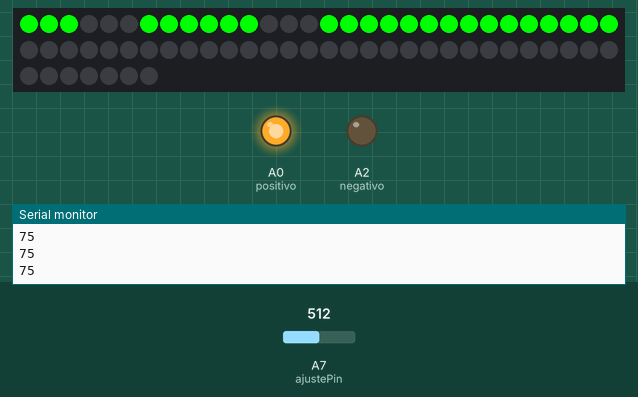
A sketch run on a simulated Arduino Nano, built with avr-gcc and run on an emulated ATmega328P. Shown: 67 RGB LEDs in strip order, left to right, continuing on the next row, output pins drawn as LEDs (lit = HIGH), the last lines printed to the serial monitor. Inputs (shaded band) come from the test bench; at power-on: A7 (ajustePin) = 512.

Above: at 2.0 s.
2.1 s: A7 (ajustePin) set to 716
At 3.5 s:
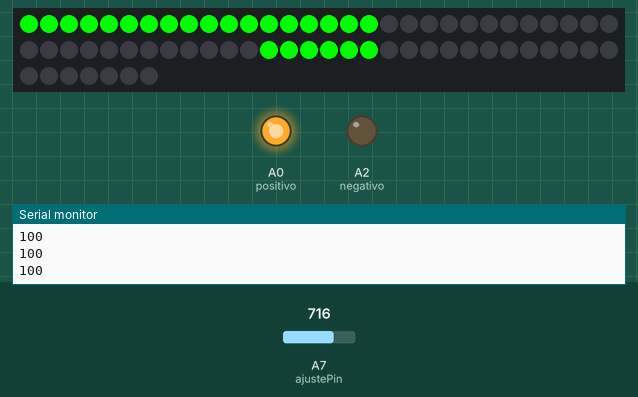
At 4.9 s:
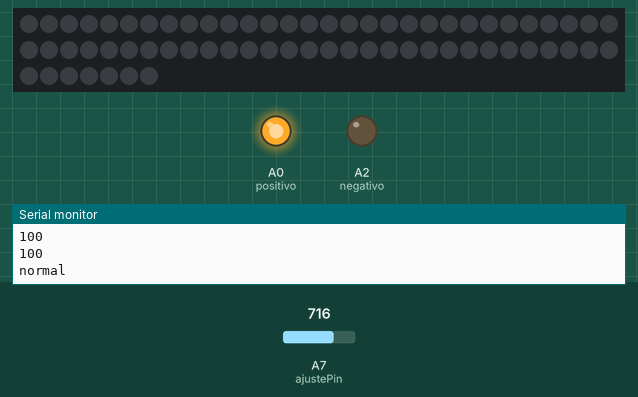
5.1 s: A7 (ajustePin) set to 900
At 5.9 s:
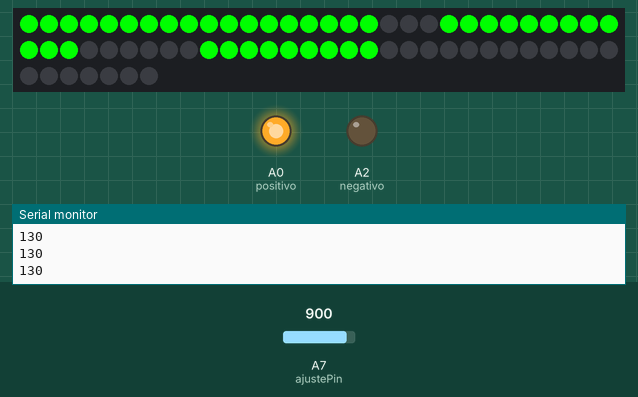
8.1 s: A7 (ajustePin) set to 1023
Timing chart, 0 to 11.1 s (numbered marks = the images above; inputs shaded):
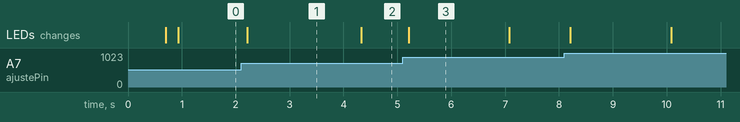

Measured:
- after the input at 2.1 s, the LEDs: change after 0.11 s (image 1)
- after the input at 5.1 s, the LEDs: change after 0.11 s (image 3)
- what the display in image 1 shows lasts 2.1 s, from 2.2 s to 4.3 s
- what the display in image 3 shows lasts 1.9 s, from 5.2 s to 7.1 s

The sketch:

Lombada_eletronica.ino
```cpp
//////////////////////////////////////////////////////////////////////////////////////////////////////////////
//                                        Lombada eletrônica
//
//   build 18/03/2025 by Raul
//  v0.7
//  Arduino IDE 2.3.3
//  platform = atmelavr
//  board = nanoatmega328
//  framework = Arduino IDE 2.3.3
//       @site:www.autorobotica.sp@gmail.com
//       @email: raulstar3@gmail.com ,
//       www.linkedin.com/in/raulstar/, Instagram: @raulstar3,github.com/raulstar
//
//  consiste em um radar de microondas LDS 306s de  21,1 GHz, e se comunica com o Arduino NANO atmega328p via interface RS 485,
//  usando uma fita LED interessada ws2811, são emulados um display de 7 segmento que exibe a velocidade.
//////////////////////////////////////////////////////////////////////////////////////////////////////////////
// mapeamento de hardware
#include <SoftwareSerial.h>  //1.0
#include <FastLED.h>         //FastLED 3.9.15
#define NUM_LEDS 67
#define DATA_PIN 4
#define um 3
#define alerta 2
#define positivo A0
#define ajustePin A7
#define negativo A2

//////////////////////////////////////////////////////////////////////////////////////////////////////////////
// macros
#define petenciometroVelocMax analogRead(ajustePin)
#define potenciometro5v digitalWrite(positivo, HIGH)
#define potenciometroGND digitalWrite(negativo, LOW)

//////////////////////////////////////////////////////////////////////////////////////////////////////////////
// variáveis
int vermelho = 0;
int verde = 0;
int azul = 255;
int velocidade_varre = 0;
int comtador;
char seguimento;
int brilho = 255;
int velocidade_minima = 1;
int velocidade_maxima = 160;
unsigned long limpaDisplay = 8000;
int contagem = 0;
int leitura = 0;
int dado = 0;
int velocidade = 0;
unsigned long tempo = 0;
const unsigned long reinicioContagem = 500;

CRGB leds[NUM_LEDS];
SoftwareSerial mySerial(3, 2);

//////////////////////////////////////////////////////////////////////////////////////////////////////////////
// prototipo Funções
void Unidade(int nun);
void Decodifica(int numero);
void Seguimento(bool multiplo, char s);
void contaTempo(int _tempo);
void Numero(int);
void Radar(void);
bool Manual(void);
void Envia(void);
void teste(void);
void CalculaVelocidade(int _leitura, int _reinicioContagem, int _contagem);
void corDoDisplay(int velocidade, int _tempo);

//////////////////////////////////////////////////////////////////////////////////////////////////////////////
// Confiruração
void setup() {
  pinMode(positivo, OUTPUT);
  pinMode(ajustePin, INPUT);
  pinMode(negativo, OUTPUT);

  potenciometro5v;
  potenciometroGND;

  FastLED.addLeds<WS2811, DATA_PIN>(leds, NUM_LEDS);
  FastLED.setBrightness(brilho);
  mySerial.begin(9600);
  Serial.begin(115200);
  Serial.println("Pronto");
  Decodifica(188);
  delay(500);
  vermelho = 0, verde = 0, azul = 0;
  FastLED.clear();
  Decodifica(0);


  //     for (int i = 0; i <120; i++) {
  //     FastLED.clear();
  //     Decodifica(i);
  //     Serial.println(i);
  //     delay(5);
  //   }
}

//////////////////////////////////////////////////////////////////////////////////////////////////////////////
// Loop Principal
void loop() {
  //vermelho = 255, verde = 0, azul = 0;
  //Seguimento(1, 'h');
  corDoDisplay(velocidade, tempo);
  Radar();
  contaTempo(tempo);
  if (tempo > limpaDisplay) {
    CalculaVelocidade(leitura, reinicioContagem, contagem);
  }
  //Serial.println(tempo);
}

//////////////////////////////////////////////////////////////////////////////////////////////////////////////
//Funçoes
void Seguimento(int multiplo, char s) {
  int digito = 0;

  if (multiplo >= 1) digito = 21;
  switch (s) {

    case 'a':
      for (int i = 0; i < 3; i++) {
        leds[i + digito] = CRGB(vermelho, verde, azul);
        //Serial.print(i);
        FastLED.show();
        delay(velocidade_varre);
      }
      break;

    case 'b':
      for (int i = 3; i < 6; i++) {
        leds[i + digito] = CRGB(vermelho, verde, azul);
        //Serial.print(i);
        FastLED.show();
        delay(velocidade_varre);
      }
      break;

    case 'c':
      for (int i = 6; i < 9; i++) {
        leds[i + digito] = CRGB(vermelho, verde, azul);
        FastLED.show();
        //delay(velocidade_varre);
      }
      break;
    case 'd':
      for (int i = 9; i < 12; i++) {
        leds[i + digito] = CRGB(vermelho, verde, azul);
        FastLED.show();
        delay(velocidade_varre);
      }
      break;
    case 'e':
      for (int i = 12; i < 15; i++) {
        leds[i + digito] = CRGB(vermelho, verde, azul);
        FastLED.show();
        delay(velocidade_varre);
      }
      break;
    case 'f':
      for (int i = 15; i < 18; i++) {
        leds[i + digito] = CRGB(vermelho, verde, azul);
        FastLED.show();
        delay(velocidade_varre);
      }
      break;
    case 'g':
      for (int i = 18; i < 21; i++) {
        leds[i + digito] = CRGB(vermelho, verde, azul);
        FastLED.show();
        delay(velocidade_varre);
      }
      break;
    case 'h':
      for (int i = 42; i < 48; i++) {  //  for (int i = 42; i < 51; i++) {
        leds[i + digito] = CRGB(vermelho, verde, azul);
        FastLED.show();
        delay(velocidade_varre);
      }
      break;
  }
}
//////////////////////////////////////////////////////////////////////////////////////////////////////////////
//
void Decodifica(int numero) {
  int multiplo = 0;
  int varredura = 2;
  int centena = 0;
  if (numero > 99) {
    numero = numero - 100;
    centena = 1;
  }
  //Serial.println(numero);
  int dezena = numero / 10;
  int unidade = numero % 10;

  numero = unidade;

  for (int i = 0; i < (varredura + 1); i++) {
    //int digito = unidade;
    switch (numero) {
      case 0:
        Seguimento(multiplo, 'a');
        Seguimento(multiplo, 'b');
        Seguimento(multiplo, 'c');
        Seguimento(multiplo, 'd');
        Seguimento(multiplo, 'e');
        Seguimento(multiplo, 'f');
        FastLED.show();
        break;
      case 1:
        Seguimento(multiplo, 'b');
        Seguimento(multiplo, 'c');
        FastLED.show();
        break;
      case 2:
        Seguimento(multiplo, 'a');
        Seguimento(multiplo, 'b');
        Seguimento(multiplo, 'd');
        Seguimento(multiplo, 'e');
        Seguimento(multiplo, 'g');
        FastLED.show();
        break;
      case 3:
        Seguimento(multiplo, 'a');
        Seguimento(multiplo, 'b');
        Seguimento(multiplo, 'c');
        Seguimento(multiplo, 'd');
        Seguimento(multiplo, 'g');
        FastLED.show();
        break;
      case 4:
        Seguimento(multiplo, 'b');
        Seguimento(multiplo, 'c');
        Seguimento(multiplo, 'f');
        Seguimento(multiplo, 'g');
        FastLED.show();
        break;
      case 5:
        Seguimento(multiplo, 'a');
        Seguimento(multiplo, 'c');
        Seguimento(multiplo, 'd');
        Seguimento(multiplo, 'f');
        Seguimento(multiplo, 'g');
        FastLED.show();
        break;
      case 6:
        Seguimento(multiplo, 'a');
        Seguimento(multiplo, 'c');
        Seguimento(multiplo, 'd');
        Seguimento(multiplo, 'e');
        Seguimento(multiplo, 'f');
        Seguimento(multiplo, 'g');
        break;
      case 7:
        Seguimento(multiplo, 'a');
        Seguimento(multiplo, 'b');
        Seguimento(multiplo, 'c');
        FastLED.show();
        break;
      case 8:
        Seguimento(multiplo, 'a');
        Seguimento(multiplo, 'b');
        Seguimento(multiplo, 'c');
        Seguimento(multiplo, 'd');
        Seguimento(multiplo, 'e');
        Seguimento(multiplo, 'f');
        Seguimento(multiplo, 'g');
        FastLED.show();
        break;
      case 9:
        Seguimento(multiplo, 'a');
        Seguimento(multiplo, 'b');
        Seguimento(multiplo, 'c');
        Seguimento(multiplo, 'd');
        Seguimento(multiplo, 'f');
        Seguimento(multiplo, 'g');
        FastLED.show();
        break;
        FastLED.show();
        break;
    }
    if (centena == 1) {
      Seguimento(multiplo, 'h');
      centena = 0;
    }
    if (dezena > 0) {
      multiplo = 1;
      numero = dezena;
    } else {
      multiplo = 0;
    }
  }
}
//////////////////////////////////////////////////////////////////////////////////////////////////////////////

void Envia() {

  int value = 0;
  int loop_time = 87;

  // escreve o resultado
  if (Serial.availableForWrite()) {
    String outstr = String(String(leitura, DEC) + "," + String(loop_time, DEC) + "," + String(value, DEC));
    Serial.println(outstr);
    Serial.flush();
  }
}

/////////////////////////////////////////////////////////////////////////////////////////
void Radar(void) {

  while (mySerial.available() >= 12) {  // Verifica se há 12 bytes disponíveis
    byte dados[12];                     // Array para armazenar os dados recebidos
    mySerial.readBytes(dados, 12);      // Lê 12 bytes da porta serial

    if (dados[1] == 85) {
      for (int i = 0; i < 12; i++) {
        dado = dados[i];  // Converte o byte para inteiro
        //Serial.println(dado);
        if (i == 6) {  // Imprime o sexto elemento do array
          leitura = dado;
          //vermelho = 255, verde = 0, azul = 0;
          if ((leitura > velocidade_minima) && (leitura < velocidade_maxima)) {
            contagem++;
            //vermelho = 255, verde = 0, azul = 0;
            CalculaVelocidade(leitura, reinicioContagem, contagem);
          }
        }
      }
    }
    //Serial.println("");
  }
}

/////////////////////////////////////////////////////////////////////////////////////////
void CalculaVelocidade(int _leitura, int _reinicioContagem, int _contagem) {
  static int velocidades[3];
  static int passo = 0;
  static int ultimaLeitura = 0;
  int difetencaVelocidades = 10;
  //Serial.println(contagem);
  if (contagem) {
    switch (passo) {
      case 0:
        velocidades[0] = leitura;
        ultimaLeitura = leitura;
        //Serial.println(leitura);
        passo = 1;
        break;
      case 1:
        if (contagem > 1) {
          velocidades[1] = leitura;
          //Serial.println(velocidade);
          if ((velocidades[1] <= (velocidades[0] + difetencaVelocidades))
              && (velocidades[1] >= (velocidades[0] - difetencaVelocidades))) {
            velocidade = (velocidades[0] + velocidades[1]) / 2;
            Serial.println(velocidade);
            Decodifica(velocidade);
            tempo = 0;
            passo = 2;
          } else {
            tempo = 0;
            passo = 2;
            Serial.println("divergente");
          }
        }
        break;
      case 2:
        //Serial.println(tempo);
        if (tempo > reinicioContagem) {
          tempo = 0;
          passo = 0;
          contagem = 0;
          velocidade = 0;
          velocidades[0] = 0;
          velocidades[1] = 0;
          velocidades[2] = 0;
          velocidades[3] = 0;
          //Decodifica(0);
          //vermelho = 0, verde = 0, azul = 0;
          //CRGB(azul, verde, vermelho);
          vermelho = 0, verde = 0, azul = 0;
          FastLED.clear();
          Decodifica(0);
          Serial.println("aguardando");
        }
        break;
    }
  }
}
/////////////////////////////////////////////////////////////////////////////////////////
void corDoDisplay(int velocidade, int _tempo) {
  int velociDefinida = 0;
  int VelocMax = 150;
  static int ultimaVelociDefinida = 0;
  static int flag = 0;
  const int tolerancia = 50;
  const int tempoPersistencia = 10;


  velociDefinida = map(petenciometroVelocMax, 0, 1023, 0, VelocMax);
  velociDefinida = round(velociDefinida / 5) * 5;

  if ((flag > 0) && (tempo > tempoPersistencia)) {
    Serial.println("normal");
    FastLED.clear();
    velocidade = 0;
    vermelho = 0, verde = 0, azul = 0;
    CRGB(vermelho, verde, azul);
    FastLED.show();
    flag = 0;
    FastLED.clear();
  }

  if ((flag == 1) || (velociDefinida != ultimaVelociDefinida)) {
    velociDefinida = map(petenciometroVelocMax, 0, 1023, 0, VelocMax);
    velociDefinida = round(velociDefinida / 5) * 5;
    vermelho = 0, verde = 255, azul = 0;
    FastLED.show();
    FastLED.clearData();

    Decodifica(velociDefinida);
    Serial.println(velociDefinida);
    FastLED.show();
  }
  if ((flag == 0) && (velociDefinida != ultimaVelociDefinida)) {
    tempo = 0;
    flag = 1;
    ultimaVelociDefinida = velociDefinida;
    //vermelho = 255, verde = 0, azul = 0;
    Serial.println("nova velocidade");
    Serial.println(velociDefinida);
    vermelho = 0, verde = 255, azul = 0;
    CRGB(vermelho, verde, azul);
    Decodifica(velociDefinida);
    FastLED.show();
  }


  ultimaVelociDefinida = velociDefinida;

  if (velociDefinida <= velocidade) {
     vermelho = 0, verde = 255, azul = 0;
        //Serial.println("vermelho");
  } else {
    vermelho = 255, verde = 255, azul = 255;
   // Serial.println("verde");
  }
}
/////////////////////////////////////////////////////////////////////////////////////////
void contaTempo(int _tempo) {
  static unsigned long lastTime1 = 0;
  unsigned long currentTime = millis();  // guarda o tempo atual

  if ((currentTime - lastTime1) >= 1) {
    lastTime1 = currentTime;
    tempo++;
  }
}
```
